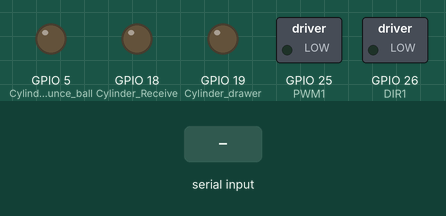
Simulated run of this sketch. Board: ESP32. Shown: switched loads named in the sketch (green lamp = pin HIGH), output pins drawn as LEDs (lit = HIGH). The inputs (shaded band) are chosen by the test bench. What the sketch prints to the serial monitor is not drawn.

Above: at 1.2 s.
1.3 s: "b" received over Serial
At 2.1 s:
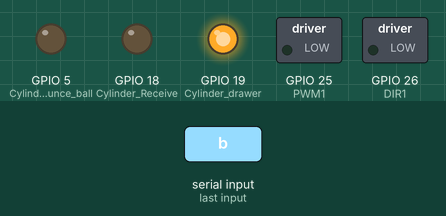
At 3.15 s:
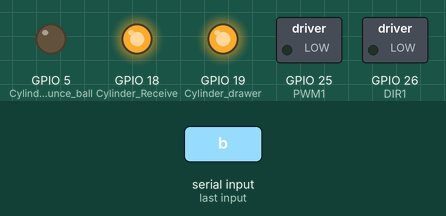
4.3 s: "N" received over Serial
At 5.7 s:
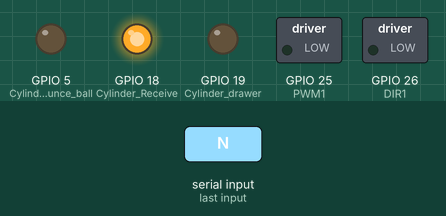
Timing chart, 0 to 7.3 s (numbered marks = the images above; inputs shaded):
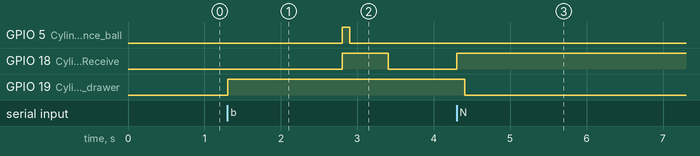

Measured:
- after the input at 1.3 s, GPIO 5 (Cylinder_Bounce_ball): LOW → HIGH after 1.5 s, → LOW 0.10 s later; GPIO 18 (Cylinder_Receive): LOW → HIGH after 1.5 s, → LOW 0.60 s later; GPIO 19 (Cylinder_drawer): LOW → HIGH at once
- after the input at 4.3 s, GPIO 18 (Cylinder_Receive): LOW → HIGH at once

The sketch:

uart32.ino
```cpp
#include <Arduino.h>
#include <HardwareSerial.h>

#define PWM1 25
#define DIR1 26

char cmdBuffer[10];  // buffer เก็บคำสั่ง
int cmdCount = 0;

const int Cylinder_Bounce_ball = 5;
const int Cylinder_Receive = 18;
const int Cylinder_drawer = 19;

const int pwmChannel1 = 0;
const int pwmFreq = 5000;
const int pwmResolution = 12;

HardwareSerial SerialUART(1);

bool movingUp = false;
bool movingDown = false;
bool allowUp = true;
bool allowDown = false;

bool passedBottom = false;
bool passedTop = false;

// สำหรับ state ยิงบอลแบบ non-blocking
enum BounceBallState { IDLE, DRAWER_ON, BOUNCE_ON, BOUNCE_OFF, FINISHED };
BounceBallState bounceState = IDLE;
unsigned long bounceMillis = 0;

void stopMotor() {
  ledcWrite(pwmChannel1, 0);
  digitalWrite(DIR1, LOW);
  movingUp = false;
  movingDown = false;
  passedBottom = false;
  passedTop = false;
}

void setup() {
  Serial.begin(115200);
  SerialUART.begin(115200, SERIAL_8N1, -1, 17);
  ledcSetup(pwmChannel1, pwmFreq, pwmResolution);
  ledcAttachPin(PWM1, pwmChannel1);

  pinMode(DIR1, OUTPUT);
  pinMode(Cylinder_Bounce_ball, OUTPUT);
  pinMode(Cylinder_Receive, OUTPUT);
  pinMode(Cylinder_drawer, OUTPUT);

  stopMotor();
  Serial.println("ESP32 พร้อมทำงาน");
}

// ฟังก์ชันที่ทำงานยิงบอลแบบ non-blocking
void updateBounceBall() {
  unsigned long now = millis();

  switch (bounceState) {
    case IDLE:
      // ไม่ทำอะไร
      break;

    case DRAWER_ON:
      digitalWrite(Cylinder_drawer, HIGH);
      bounceMillis = now;
      bounceState = BOUNCE_ON;
      break;

    case BOUNCE_ON:
      if (now - bounceMillis >= 1500) {
        digitalWrite(Cylinder_Bounce_ball, HIGH);
        digitalWrite(Cylinder_Receive, HIGH);
        bounceMillis = now;
        bounceState = BOUNCE_OFF;
      }
      break;

    case BOUNCE_OFF:
      if (now - bounceMillis >= 100) {
        digitalWrite(Cylinder_Bounce_ball, LOW);
        bounceMillis = now;
        bounceState = FINISHED;
      }
      break;

    case FINISHED:
      if (now - bounceMillis >= 500) {
        digitalWrite(Cylinder_Receive, LOW);
        bounceMillis = now;
        bounceState = (BounceBallState)100; // สถานะพักรอปิดลิ้นชัก
      }
      break;

    case (BounceBallState)100:
      if (now - bounceMillis >= 1000) {
        digitalWrite(Cylinder_drawer, LOW);
        bounceState = IDLE;
        Serial.println("⚡ ยิงลูกบอลเสร็จแล้ว");
      }
      break;
  }
}

void handleCommand(char c) {
  if ((movingUp || movingDown) && (c == 'k' || c == 'l')) {
    Serial.println("⚠️ กำลังเคลื่อนที่อยู่ ไม่รับคำสั่งขึ้นหรือลง");
    return;
  }

  switch (c) {

    case 'x':
      stopMotor();
      break;

    case 'b':
      if (bounceState == IDLE) {
        bounceState = DRAWER_ON;
        Serial.println("▶️ เริ่มยิงลูกบอล");
      } else {
        Serial.println("⚠️ กำลังยิงลูกบอลอยู่");
      }
      break;

    case 'M':
      digitalWrite(Cylinder_drawer, HIGH);
      break;

    case 'm':
      digitalWrite(Cylinder_drawer, LOW);
      break;

    case 'N':
      digitalWrite(Cylinder_Receive, HIGH);
      break;

    case 'n':
      digitalWrite(Cylinder_Receive, LOW);
      break;

    default:
      Serial.println("⚠️ คำสั่งไม่รู้จัก");
      break;
  }
}

void loop() {
  // อ่านคำสั่งหลายตัวถ้าเข้ามาพร้อมกัน (multi-command)
  while (Serial.available()) {
    char c = Serial.read();
    Serial.print("📥 รับคำสั่ง: ");
    Serial.println(c);
    SerialUART.write(c);
    handleCommand(c);
  }

  // อัปเดตสถานะยิงบอลแบบ non-blocking
  updateBounceBall();
}
```
